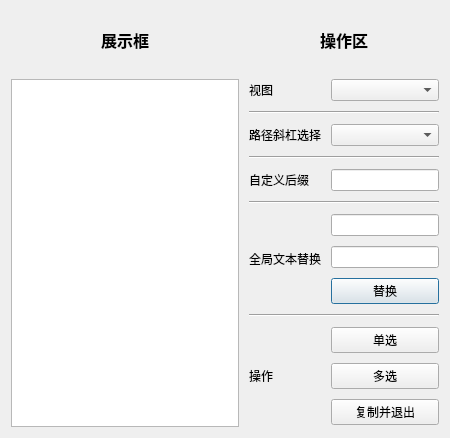
<?xml version="1.0" encoding="UTF-8"?>
<ui version="4.0">
 <class>file_selector_dialog</class>
 <widget class="QDialog" name="file_selector_dialog">
  <property name="geometry">
   <rect>
    <x>0</x>
    <y>0</y>
    <width>450</width>
    <height>438</height>
   </rect>
  </property>
  <property name="windowTitle">
   <string>选择框</string>
  </property>
  <layout class="QVBoxLayout" name="verticalLayout">
   <item>
    <layout class="QGridLayout" name="gridLayout_5" columnstretch="10,0,0">
     <property name="spacing">
      <number>10</number>
     </property>
     <item row="0" column="0" colspan="2">
      <widget class="QLabel" name="label_2">
       <property name="text">
        <string>&lt;html&gt;&lt;head/&gt;&lt;body&gt;&lt;p&gt;&lt;span style=&quot; font-size:12pt; font-weight:700;&quot;&gt;展示框&lt;/span&gt;&lt;/p&gt;&lt;/body&gt;&lt;/html&gt;</string>
       </property>
       <property name="alignment">
        <set>Qt::AlignmentFlag::AlignCenter</set>
       </property>
      </widget>
     </item>
     <item row="1" column="0" rowspan="6" colspan="2">
      <widget class="QTextEdit" name="content_edit"/>
     </item>
     <item row="0" column="2">
      <widget class="QLabel" name="label_3">
       <property name="text">
        <string>&lt;html&gt;&lt;head/&gt;&lt;body&gt;&lt;p&gt;&lt;span style=&quot; font-size:12pt; font-weight:700;&quot;&gt;操作区&lt;/span&gt;&lt;/p&gt;&lt;/body&gt;&lt;/html&gt;</string>
       </property>
       <property name="alignment">
        <set>Qt::AlignmentFlag::AlignCenter</set>
       </property>
      </widget>
     </item>
     <item row="1" column="2" rowspan="6">
      <layout class="QGridLayout" name="gridLayout">
       <item row="8" column="1">
        <widget class="QPushButton" name="replace_btn">
         <property name="text">
          <string>替换</string>
         </property>
        </widget>
       </item>
       <item row="7" column="1">
        <widget class="QLineEdit" name="replace_edit"/>
       </item>
       <item row="4" column="1">
        <widget class="QLineEdit" name="suffix_edit">
         <property name="text">
          <string/>
         </property>
         <property name="alignment">
          <set>Qt::AlignmentFlag::AlignCenter</set>
         </property>
        </widget>
       </item>
       <item row="11" column="1">
        <widget class="QPushButton" name="multi_btn">
         <property name="text">
          <string>多选</string>
         </property>
        </widget>
       </item>
       <item row="2" column="1">
        <widget class="QComboBox" name="slash_combo"/>
       </item>
       <item row="0" column="0">
        <widget class="QLabel" name="label_6">
         <property name="text">
          <string>视图</string>
         </property>
         <property name="alignment">
          <set>Qt::AlignmentFlag::AlignLeading|Qt::AlignmentFlag::AlignLeft|Qt::AlignmentFlag::AlignVCenter</set>
         </property>
        </widget>
       </item>
       <item row="4" column="0">
        <widget class="QLabel" name="label_4">
         <property name="text">
          <string>自定义后缀</string>
         </property>
         <property name="alignment">
          <set>Qt::AlignmentFlag::AlignLeading|Qt::AlignmentFlag::AlignLeft|Qt::AlignmentFlag::AlignVCenter</set>
         </property>
        </widget>
       </item>
       <item row="6" column="1">
        <widget class="QLineEdit" name="replaced_edit"/>
       </item>
       <item row="0" column="1">
        <widget class="QComboBox" name="view_combo">
         <property name="layoutDirection">
          <enum>Qt::LayoutDirection::LeftToRight</enum>
         </property>
        </widget>
       </item>
       <item row="12" column="1">
        <widget class="QPushButton" name="exit_btn">
         <property name="text">
          <string>复制并退出</string>
         </property>
        </widget>
       </item>
       <item row="10" column="0" rowspan="3">
        <widget class="QLabel" name="label_7">
         <property name="text">
          <string>操作</string>
         </property>
         <property name="alignment">
          <set>Qt::AlignmentFlag::AlignLeading|Qt::AlignmentFlag::AlignLeft|Qt::AlignmentFlag::AlignVCenter</set>
         </property>
        </widget>
       </item>
       <item row="10" column="1">
        <widget class="QPushButton" name="single_btn">
         <property name="text">
          <string>单选</string>
         </property>
        </widget>
       </item>
       <item row="2" column="0">
        <widget class="QLabel" name="label">
         <property name="text">
          <string>路径斜杠选择</string>
         </property>
         <property name="alignment">
          <set>Qt::AlignmentFlag::AlignLeading|Qt::AlignmentFlag::AlignLeft|Qt::AlignmentFlag::AlignVCenter</set>
         </property>
        </widget>
       </item>
       <item row="6" column="0" rowspan="3">
        <widget class="QLabel" name="label_5">
         <property name="text">
          <string>全局文本替换</string>
         </property>
         <property name="alignment">
          <set>Qt::AlignmentFlag::AlignLeading|Qt::AlignmentFlag::AlignLeft|Qt::AlignmentFlag::AlignVCenter</set>
         </property>
        </widget>
       </item>
       <item row="5" column="0" colspan="2">
        <widget class="Line" name="line_3">
         <property name="orientation">
          <enum>Qt::Orientation::Horizontal</enum>
         </property>
        </widget>
       </item>
       <item row="3" column="0" colspan="2">
        <widget class="Line" name="line_2">
         <property name="orientation">
          <enum>Qt::Orientation::Horizontal</enum>
         </property>
        </widget>
       </item>
       <item row="1" column="0" colspan="2">
        <widget class="Line" name="line">
         <property name="orientation">
          <enum>Qt::Orientation::Horizontal</enum>
         </property>
        </widget>
       </item>
       <item row="9" column="0" colspan="2">
        <widget class="Line" name="line_4">
         <property name="orientation">
          <enum>Qt::Orientation::Horizontal</enum>
         </property>
        </widget>
       </item>
      </layout>
     </item>
    </layout>
   </item>
  </layout>
 </widget>
 <resources/>
 <connections/>
</ui>
